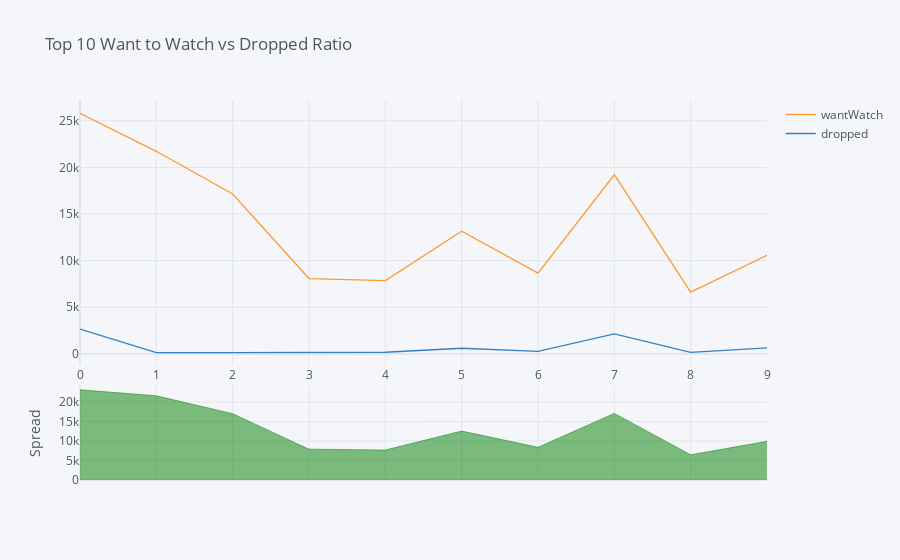
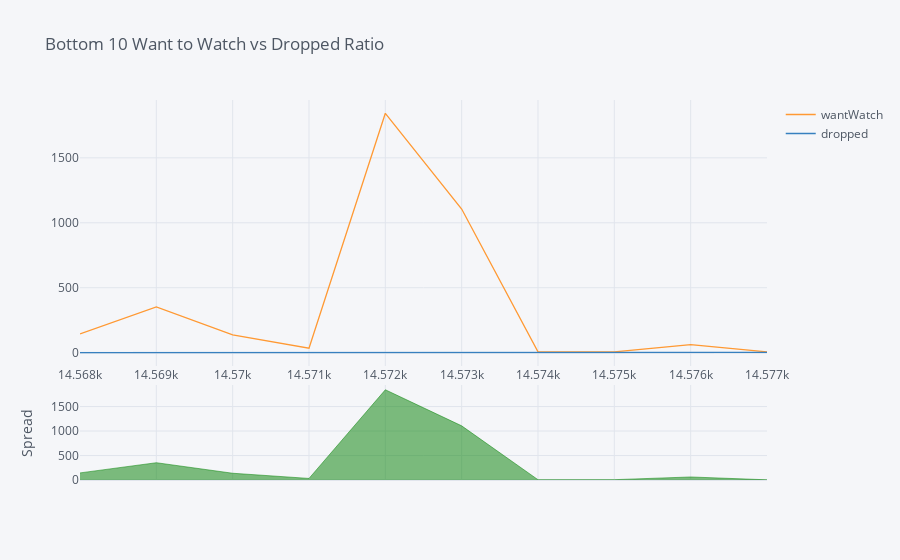

These figures' notebook cell, in order:
### Code cell
f =pd.read_csv('anime.csv')
f.sort_values(by=['wantWatch','dropped'],ascending=True)

f[['wantWatch','dropped']].head(10).iplot(kind='spread',title = 'Top 10 Want to Watch vs Dropped Ratio')
f[['wantWatch','dropped']].tail(10).iplot(kind='spread',title = 'Bottom 10 Want to Watch vs Dropped Ratio')

### Figure 1 — Plotly figure (JSON) as saved in the notebook; plotly's stock layout.template omitted (floating-point values rounded to 4 significant figures)
{"data": [{"line": {"color": "rgba(255, 153, 51, 1.0)", "dash": "solid", "shape": "linear", "width": 1.3}, "mode": "lines", "name": "wantWatch", "text": "", "type": "scatter", "x": [0, 1, 2, 3, 4, 5, 6, 7, 8, 9], "y": [25810, 21733, 17148, 8082, 7864, 13156, 8664, 19219, 6624, 10565]}, {"line": {"color": "rgba(55, 128, 191, 1.0)", "dash": "solid", "shape": "linear", "width": 1.3}, "mode": "lines", "name": "dropped", "text": "", "type": "scatter", "x": [0, 1, 2, 3, 4, 5, 6, 7, 8, 9], "y": [2656, 124, 132, 167, 174, 600, 264, 2132, 150, 647]}, {"connectgaps": false, "fill": "tozeroy", "line": {"color": "green", "dash": "solid", "shape": "linear", "width": 0.5}, "mode": "lines", "name": "Spread", "showlegend": false, "type": "scatter", "x": [0, 1, 2, 3, 4, 5, 6, 7, 8, 9], "xaxis": "x2", "y": [23154, 21609, 17016, 7915, 7690, 12556, 8400, 17087, 6474, 9918], "yaxis": "y2"}, {"connectgaps": false, "fill": "tozeroy", "line": {"color": "red", "dash": "solid", "shape": "linear", "width": 0.5}, "mode": "lines", "name": "Spread", "showlegend": false, "type": "scatter", "x": [0, 1, 2, 3, 4, 5, 6, 7, 8, 9], "xaxis": "x2", "y": ["", "", "", "", "", "", "", "", "", ""], "yaxis": "y2"}], "layout": {"hovermode": "x", "legend": {"bgcolor": "#F5F6F9", "font": {"color": "#4D5663"}}, "paper_bgcolor": "#F5F6F9", "plot_bgcolor": "#F5F6F9", "title": {"font": {"color": "#4D5663"}, "text": "Top 10 Want to Watch vs Dropped Ratio"}, "xaxis": {"gridcolor": "#E1E5ED", "showgrid": true, "tickfont": {"color": "#4D5663"}, "title": {"font": {"color": "#4D5663"}, "text": ""}, "zerolinecolor": "#E1E5ED"}, "xaxis2": {"anchor": "y2", "gridcolor": "#E1E5ED", "showgrid": true, "showticklabels": false, "tickfont": {"color": "#4D5663"}, "title": {"font": {"color": "#4D5663"}, "text": ""}, "zerolinecolor": "#E1E5ED"}, "yaxis": {"domain": [0.3, 1], "gridcolor": "#E1E5ED", "showgrid": true, "tickfont": {"color": "#4D5663"}, "title": {"font": {"color": "#4D5663"}, "text": ""}, "zerolinecolor": "#E1E5ED"}, "yaxis2": {"domain": [0, 0.25], "gridcolor": "#E1E5ED", "showgrid": true, "tickfont": {"color": "#4D5663"}, "title": {"font": {"color": "#4D5663"}, "text": "Spread"}, "zerolinecolor": "#E1E5ED"}}}

### Figure 2 — Plotly figure (JSON) as saved in the notebook; plotly's stock layout.template omitted (floating-point values rounded to 4 significant figures)
{"data": [{"line": {"color": "rgba(255, 153, 51, 1.0)", "dash": "solid", "shape": "linear", "width": 1.3}, "mode": "lines", "name": "wantWatch", "text": "", "type": "scatter", "x": [14568, 14569, 14570, 14571, 14572, 14573, 14574, 14575, 14576, 14577], "y": [145, 353, 138, 35, 1843, 1106, 7, 7, 62, 6]}, {"line": {"color": "rgba(55, 128, 191, 1.0)", "dash": "solid", "shape": "linear", "width": 1.3}, "mode": "lines", "name": "dropped", "text": "", "type": "scatter", "x": [14568, 14569, 14570, 14571, 14572, 14573, 14574, 14575, 14576, 14577], "y": [0, 0, 0, 3, 0, 0, 1, 0, 0, 2]}, {"connectgaps": false, "fill": "tozeroy", "line": {"color": "green", "dash": "solid", "shape": "linear", "width": 0.5}, "mode": "lines", "name": "Spread", "showlegend": false, "type": "scatter", "x": [14568, 14569, 14570, 14571, 14572, 14573, 14574, 14575, 14576, 14577], "xaxis": "x2", "y": [145, 353, 138, 32, 1843, 1106, 6, 7, 62, 4], "yaxis": "y2"}, {"connectgaps": false, "fill": "tozeroy", "line": {"color": "red", "dash": "solid", "shape": "linear", "width": 0.5}, "mode": "lines", "name": "Spread", "showlegend": false, "type": "scatter", "x": [14568, 14569, 14570, 14571, 14572, 14573, 14574, 14575, 14576, 14577], "xaxis": "x2", "y": ["", "", "", "", "", "", "", "", "", ""], "yaxis": "y2"}], "layout": {"hovermode": "x", "legend": {"bgcolor": "#F5F6F9", "font": {"color": "#4D5663"}}, "paper_bgcolor": "#F5F6F9", "plot_bgcolor": "#F5F6F9", "title": {"font": {"color": "#4D5663"}, "text": "Bottom 10 Want to Watch vs Dropped Ratio"}, "xaxis": {"gridcolor": "#E1E5ED", "showgrid": true, "tickfont": {"color": "#4D5663"}, "title": {"font": {"color": "#4D5663"}, "text": ""}, "zerolinecolor": "#E1E5ED"}, "xaxis2": {"anchor": "y2", "gridcolor": "#E1E5ED", "showgrid": true, "showticklabels": false, "tickfont": {"color": "#4D5663"}, "title": {"font": {"color": "#4D5663"}, "text": ""}, "zerolinecolor": "#E1E5ED"}, "yaxis": {"domain": [0.3, 1], "gridcolor": "#E1E5ED", "showgrid": true, "tickfont": {"color": "#4D5663"}, "title": {"font": {"color": "#4D5663"}, "text": ""}, "zerolinecolor": "#E1E5ED"}, "yaxis2": {"domain": [0, 0.25], "gridcolor": "#E1E5ED", "showgrid": true, "tickfont": {"color": "#4D5663"}, "title": {"font": {"color": "#4D5663"}, "text": "Spread"}, "zerolinecolor": "#E1E5ED"}}}
